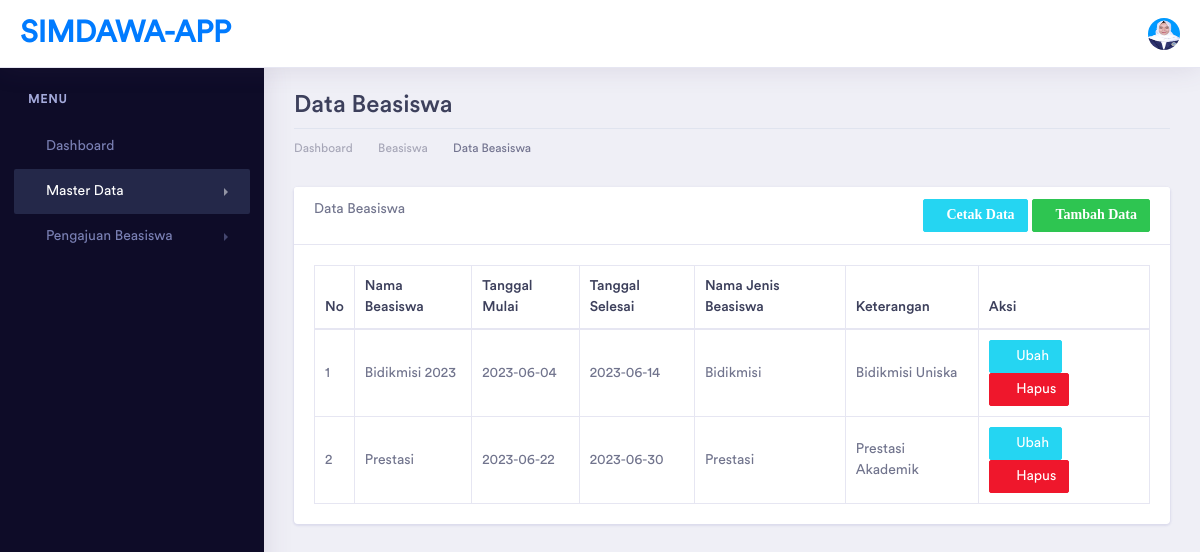
The app's page /index.php/beasiswa with its own data.
### tables this page shows
CREATE TABLE `beasiswa` (
  `id` int(11) NOT NULL,
  `nama_beasiswa` varchar(50) DEFAULT NULL,
  `tanggal_mulai` date DEFAULT NULL,
  `tanggal_selesai` date DEFAULT NULL,
  `jenis_id` int(11) DEFAULT NULL
);

CREATE TABLE `jenis_beasiswa` (
  `id` int(11) NOT NULL,
  `nama_jenis` varchar(50) DEFAULT NULL,
  `keterangan` varchar(100) DEFAULT NULL
);

### application/controllers/Beasiswa.php (called while the page is built, shortened)
<?php
class Beasiswa extends CI_Controller
{
    public function __construct()
    {
        $this->load->model(array('JenisModel', 'BeasiswaModel'));
        $this->load->library('Pdf');
    }
    public function index()
    {
        $data['title'] = "Data Beasiswa | SIMDAWA-APP";
        $data['beasiswa'] = $this->BeasiswaModel->get_beasiswa();
        $this->load->view('template/header', $data);
        $this->load->view('template/sidebar');
        $this->load->view('beasiswa/beasiswa_read', $data);
        $this->load->view('template/footer');
    }
}

### index.php (called while the page is built, shortened)
<?php
require_once BASEPATH.'core/CodeIgniter.php';

### application/models/BeasiswaModel.php (called while the page is built, shortened)
<?php
class BeasiswaModel extends CI_Model
{
    public function get_beasiswa()
    {
        $q = "select beasiswa.*, jenis_beasiswa.nama_jenis, jenis_beasiswa.keterangan from beasiswa
        inner join jenis_beasiswa on beasiswa.jenis_id = jenis_beasiswa.id";
        return $this->db->query($q)->result();
    }
}

### application/views/beasiswa/beasiswa_read.php (the view, shortened to what this page needs)
<div class="dashboard-wrapper">
    <div class="container-fluid dashboard-content">
        <div class="row">
            <div class="col-xl-12 col-lg-12 col-md-12 col-sm-12 col-12">
                <div class="page-header">
                    <h2 class="pageheader-title">Data Beasiswa </h2>
                    <div class="page-breadcrumb">
                        <nav aria-label="breadcrumb">
                            <ol class="breadcrumb">
                                <li class="breadcrumb-item"><a href="<?= base_url('home') ?>" class="breadcrumb-link">Dashboard</a></li>
                                <li class="breadcrumb-item"><a href="<?= base_url('beasiswa') ?>" class="breadcrumb-link">Beasiswa</a></li>
                                <li class="breadcrumb-item active" aria-current="page">Data Beasiswa</li>
                            </ol>
                        </nav>
                    </div>
                </div>
            </div>
        </div>
        <div class="row">
            <div class="col-xl-12 col-lg-12 col-md-12 col-sm-12 col-12">
                <div class="card">
                    <div class="card-header">
                        Data Beasiswa
                        <?php if ($this->session->userdata('peran') != 'USER') : ?>
                            <a href="<?= base_url('beasiswa/tambah') ?>" class="btn btn-sm btn-success float-right"><i class="fas fa-plus">Tambah Data</i></a>
                            <a href="<?= base_url('beasiswa/cetak') ?>" class="btn btn-sm btn-info mr-1 float-right"><i class="fas fa-print">Cetak Data</i></a>
                        <?php endif; ?>
                    </div>
                    <div class="card-body">
                        <table class="table table-bordered" id="mytabel">
                            <thead>
                                <tr>
                                    <th>No</th>
                                    <th>Nama Beasiswa</th>
                                    <th>Tanggal Mulai</th>
                                    <th>Tanggal Selesai</th>
                                    <th>Nama Jenis Beasiswa</th>
                                    <th>Keterangan</th>
                                    <?php if ($this->session->userdata('peran') != 'USER') : ?>
                                        <th>Aksi</th>
                                    <?php endif; ?>
                                </tr>
                            </thead>
                            <tbody>
                                <?php $no = 1;
                                foreach ($beasiswa as $a) {
                                ?>
                                    <tr>
                                        <td><?= $no++ ?></td>
                                        <td><?= $a->nama_beasiswa ?></td>
                                        <td><?= $a->tanggal_mulai ?></td>
                                        <td><?= $a->tanggal_selesai ?></td>
                                        <td><?= $a->nama_jenis ?></td>
                                        <td><?= $a->keterangan ?></td>
                                        <?php if ($this->session->userdata('peran') != 'USER') : ?>
                                            <td>
                                                <a href="<?= base_url('beasiswa/ubah/' . $a->id) ?>" class="btn btn-sm btn-info"><i class="fas fa-edit"></i> Ubah</a>
                                                <a href="<?= base_url('beasiswa/hapus/' . $a->id) ?>" class="btn btn-sm btn-danger" onclick="return confirm('Ingin hapus data ini?')"><i class="fas fa-trash"></i> Hapus</a>
                                            </td>
                                        <?php endif; ?>
                                    </tr>
                                <?php
                                }
                                ?>
                            </tbody>
                        </table>
                    </div>
                </div>
            </div>
        </div>
    </div>
</div>

### records on screen
beasiswa: nama_beasiswa "Bidikmisi 2023", tanggal_mulai "2023-06-04", tanggal_selesai "2023-06-14", jenis_beasiswa.nama_jenis "Bidikmisi", jenis_beasiswa.keterangan "Bidikmisi Uniska"
beasiswa: nama_beasiswa "Prestasi", tanggal_mulai "2023-06-22", tanggal_selesai "2023-06-30", jenis_beasiswa.nama_jenis "Prestasi", jenis_beasiswa.keterangan "Prestasi Akademik"
